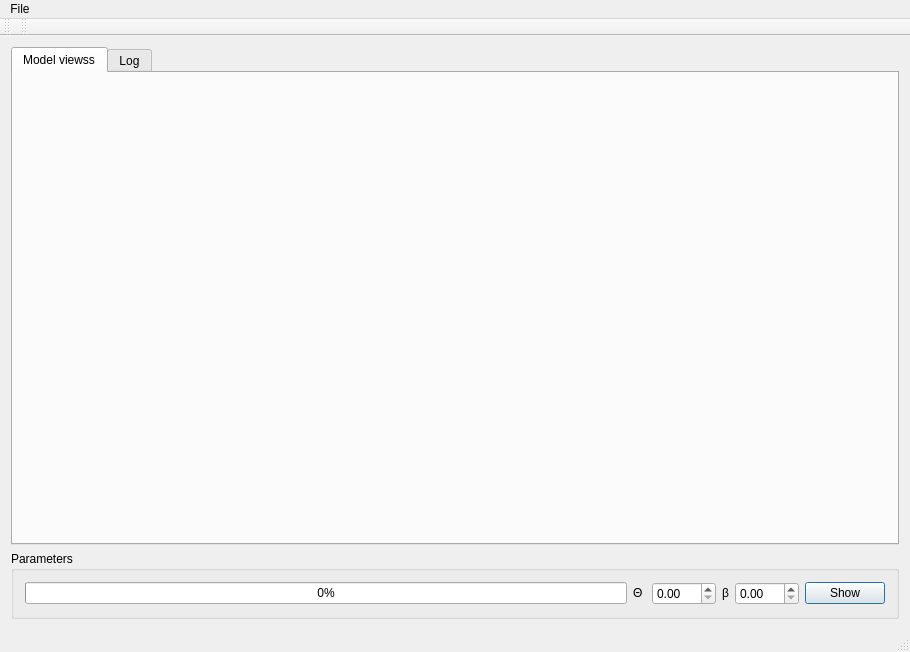
<?xml version="1.0" encoding="UTF-8"?>
<ui version="4.0">
 <class>MainWindow</class>
 <widget class="QMainWindow" name="MainWindow">
  <property name="geometry">
   <rect>
    <x>0</x>
    <y>0</y>
    <width>910</width>
    <height>652</height>
   </rect>
  </property>
  <property name="windowTitle">
   <string>ProjectX</string>
  </property>
  <property name="windowOpacity">
   <double>1.000000000000000</double>
  </property>
  <widget class="QWidget" name="centralWidget">
   <layout class="QVBoxLayout" name="verticalLayout">
    <item>
     <widget class="QTabWidget" name="projectionViewWidget">
      <property name="currentIndex">
       <number>0</number>
      </property>
      <widget class="QWidget" name="originalViewTab">
       <attribute name="title">
        <string>Model viewss</string>
       </attribute>
      </widget>
      <widget class="QWidget" name="doubleViewTab">
       <attribute name="title">
        <string>Log</string>
       </attribute>
       <layout class="QVBoxLayout" name="verticalLayout_2">
        <item>
         <widget class="QTextEdit" name="logTextEdit">
          <property name="readOnly">
           <bool>true</bool>
          </property>
         </widget>
        </item>
       </layout>
      </widget>
     </widget>
    </item>
    <item>
     <widget class="QGroupBox" name="parametersGroupBOx">
      <property name="sizeIncrement">
       <size>
        <width>0</width>
        <height>1</height>
       </size>
      </property>
      <property name="title">
       <string>Parameters</string>
      </property>
      <layout class="QHBoxLayout" name="horizontalLayout_2">
       <item>
        <widget class="QProgressBar" name="progressBar">
         <property name="value">
          <number>0</number>
         </property>
        </widget>
       </item>
       <item>
        <widget class="QLabel" name="label_2">
         <property name="text">
          <string>&lt;p&gt;&amp;#920;&lt;/p&gt;

</string>
         </property>
        </widget>
       </item>
       <item>
        <widget class="QDoubleSpinBox" name="aSpinBox">
         <property name="maximum">
          <double>360.000000000000000</double>
         </property>
        </widget>
       </item>
       <item>
        <widget class="QLabel" name="label_3">
         <property name="text">
          <string>&lt;p&gt;&amp;#946;&lt;/p&gt;</string>
         </property>
        </widget>
       </item>
       <item>
        <widget class="QDoubleSpinBox" name="fiSphinBox">
         <property name="maximum">
          <double>360.000000000000000</double>
         </property>
        </widget>
       </item>
       <item>
        <widget class="QPushButton" name="showButton">
         <property name="focusPolicy">
          <enum>Qt::ClickFocus</enum>
         </property>
         <property name="text">
          <string>Show</string>
         </property>
         <property name="autoDefault">
          <bool>true</bool>
         </property>
         <property name="default">
          <bool>true</bool>
         </property>
         <property name="flat">
          <bool>false</bool>
         </property>
        </widget>
       </item>
      </layout>
     </widget>
    </item>
   </layout>
  </widget>
  <widget class="QMenuBar" name="menuBar">
   <property name="geometry">
    <rect>
     <x>0</x>
     <y>0</y>
     <width>910</width>
     <height>21</height>
    </rect>
   </property>
   <widget class="QMenu" name="menuFile">
    <property name="title">
     <string>File</string>
    </property>
    <addaction name="actionOpen"/>
    <addaction name="actionSave"/>
    <addaction name="actionReset"/>
   </widget>
   <addaction name="menuFile"/>
  </widget>
  <widget class="QToolBar" name="mainToolBar">
   <attribute name="toolBarArea">
    <enum>TopToolBarArea</enum>
   </attribute>
   <attribute name="toolBarBreak">
    <bool>false</bool>
   </attribute>
  </widget>
  <widget class="QStatusBar" name="statusBar"/>
  <widget class="QToolBar" name="toolBar">
   <property name="windowTitle">
    <string>toolBar</string>
   </property>
   <attribute name="toolBarArea">
    <enum>TopToolBarArea</enum>
   </attribute>
   <attribute name="toolBarBreak">
    <bool>false</bool>
   </attribute>
  </widget>
  <action name="actionOpen">
   <property name="text">
    <string>Open</string>
   </property>
   <property name="shortcut">
    <string>Ctrl+O</string>
   </property>
  </action>
  <action name="actionSave">
   <property name="text">
    <string>Save</string>
   </property>
   <property name="shortcut">
    <string>Ctrl+S</string>
   </property>
  </action>
  <action name="actionReset">
   <property name="text">
    <string>Reset</string>
   </property>
  </action>
 </widget>
 <layoutdefault spacing="6" margin="11"/>
 <resources/>
 <connections/>
</ui>
